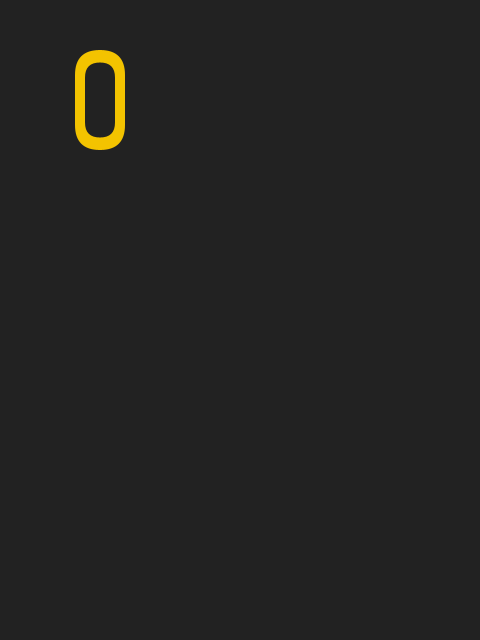
Frame 1 (no input)
Frame 2 (the mouse pressed at the canvas centre, redrawn once): identical to frame 1, image omitted

The Processing sketch that drew this single still picture (run headless with seeded random() and noise(); the mouse was pressed at the canvas centre and the sketch redrawn once):

// Processing sketch: catene
// ── catene.pde

final color BACKG_COLOR = color(34, 34, 34);
final color FOREG_COLOR = color(243, 195, 0);

void setup() {
  size(480, 640);
  noLoop();
}

void draw() {
  
  background(BACKG_COLOR);
  
  noStroke();
  fill(FOREG_COLOR);
  
  rectMode(CENTER);
  
  fill(FOREG_COLOR);
  rect(100, 100, 50, 100, 30, 30, 30, 30);
  fill(BACKG_COLOR);
  rect(100, 100, 50*0.60, 100*0.75, 30, 30, 30, 30);
}
